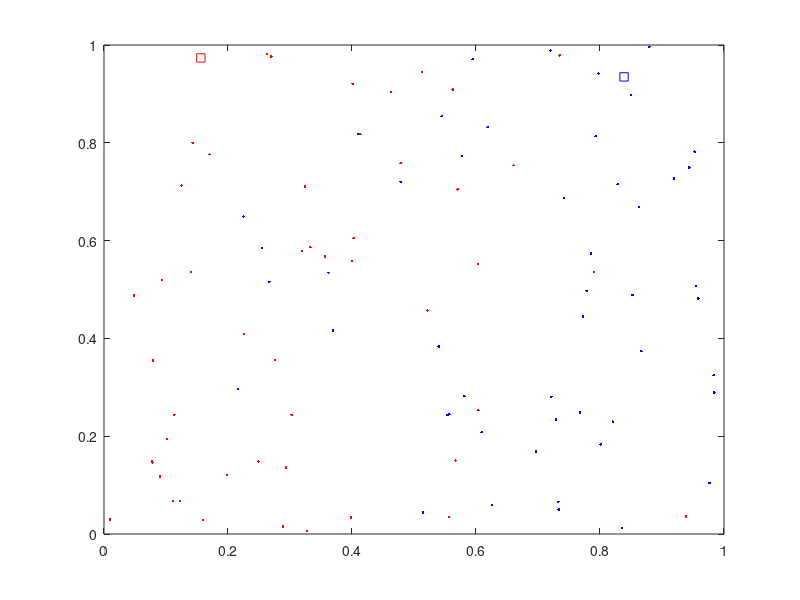

Reproduce this figure in MATLAB. (Note: this script raises an error after producing the figure.)
edit lab01

load lvqdata.mat


firstClass = lvqdata(1:50,1:2);
secondClass = lvqdata(51:100,1:2);

prototypeOne = firstClass(1,:);
prototypeTwo = secondClass(1,:);

plot(firstClass(2:50,1), firstClass(2:50,2), 'r.') 
hold on 
plot(secondClass(2:50,1), secondClass(2:50,2), 'b.')
hold on 
plot(prototypeOne(1,1), prototypeOne(1,2), 'rs')
hold on
plot(prototypeTwo(1,1), prototypeTwo(1,2), 'bs')
hold off

%This part was made by Lucas
%classmat contains the class we will iterate over
%It has values x,y,correctclass and guessedclass.
classmat = createclass(lvqdata);
x = choose_prototype_1(classmat)

function x = createclass(mat)
    %create classes matrix
    x = zeros(100,4);
    x(:,1:2) = mat;
    x(1:50,3) = 1;
    x(51:100,3) = 2;

end

%N = dimension of input vector, 100x3 - x,y,class,"answer"
%number of examples, P = 100
%Number of protoypes = 2 or 4
%Training rate - 0.002

%t = 200 / 300

%This functions randomly choses a prototype amongst the classs
%This one choses one per class
function x = choose_prototype_1(mat_class)
    a = 1;
    b = 50;
    c = 51;
    d = 100;
    k1 = floor((b-a).*rand(1,1) + a);
    k2 = floor((d-c).*rand(1,1) + c);
    
    x = zeros(2,3);
    
    x(1,:) = mat_class(k1,1:3);
    x(2,:) = mat_class(k2,1:3);    
end


function x = epoch(classmatrix,prototypes)

end